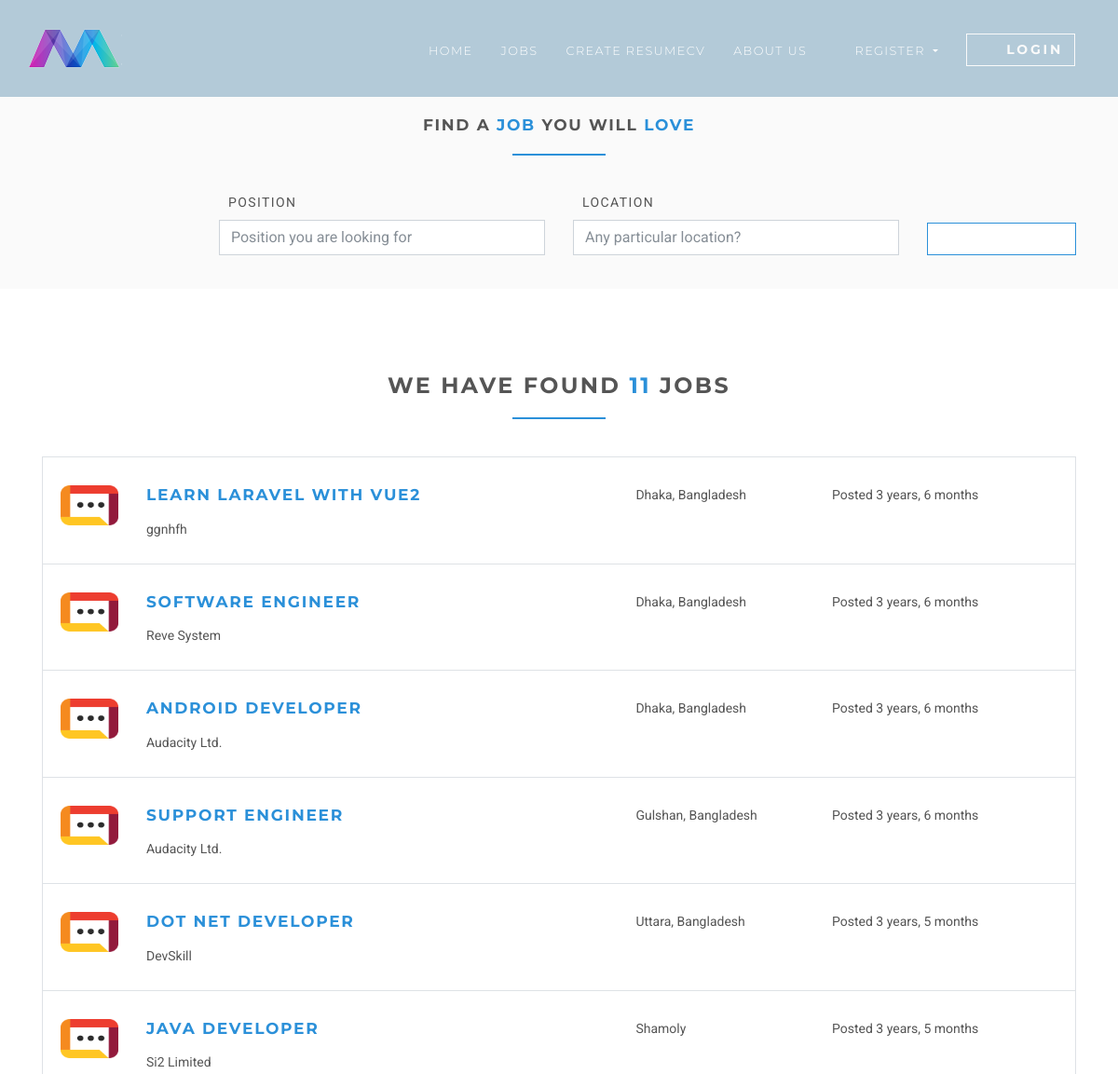
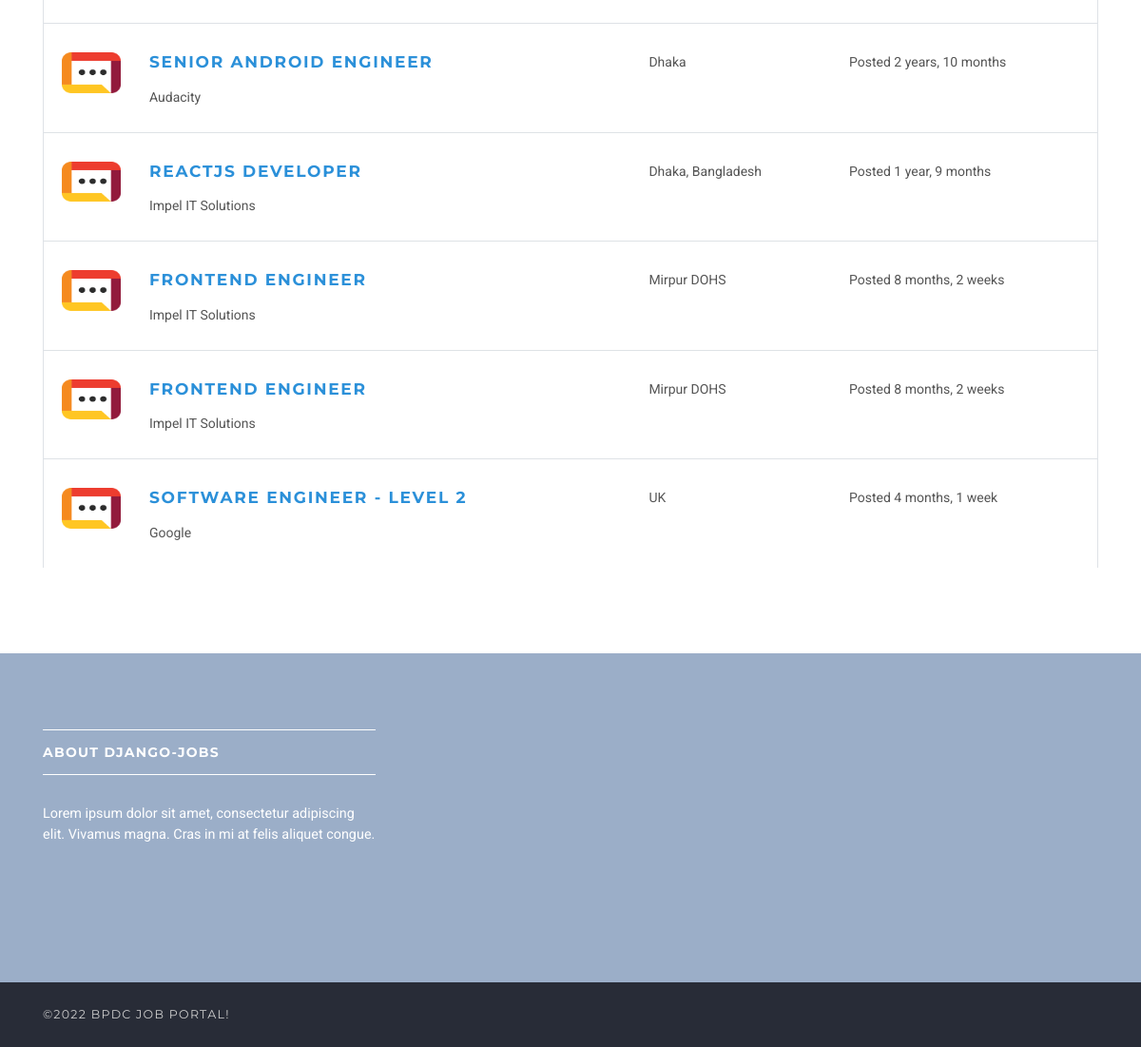
Before: /en/search/ with the older database file (2 pictures, top to bottom).
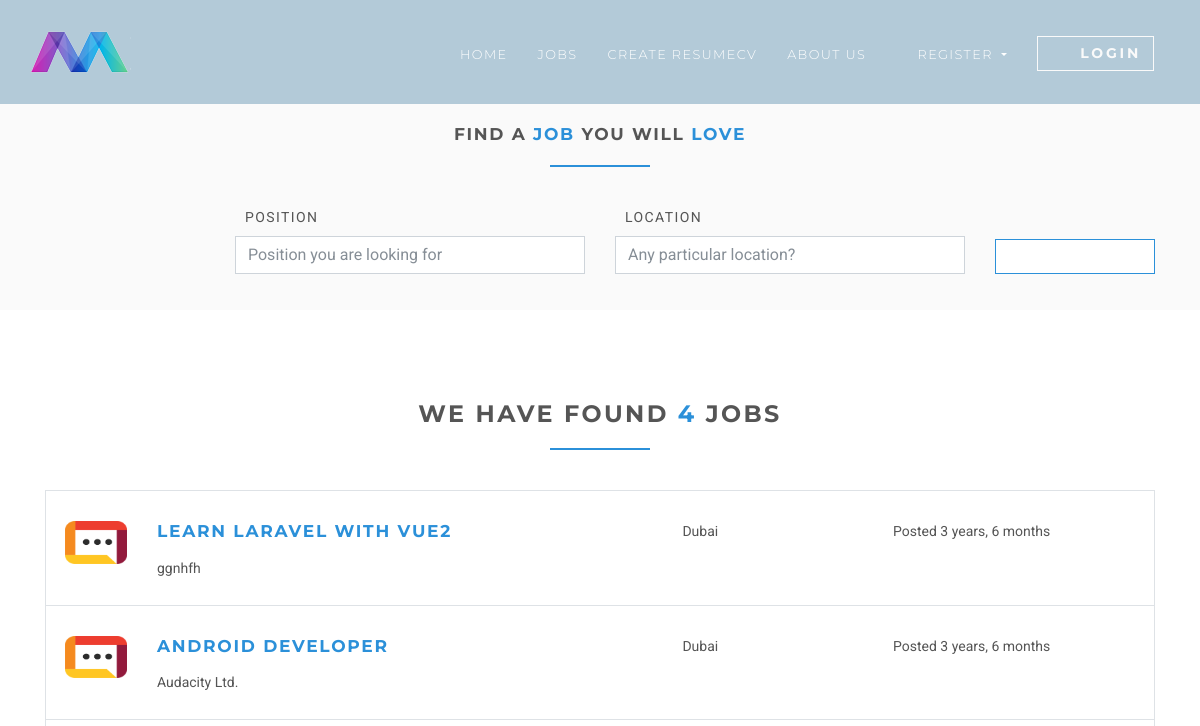
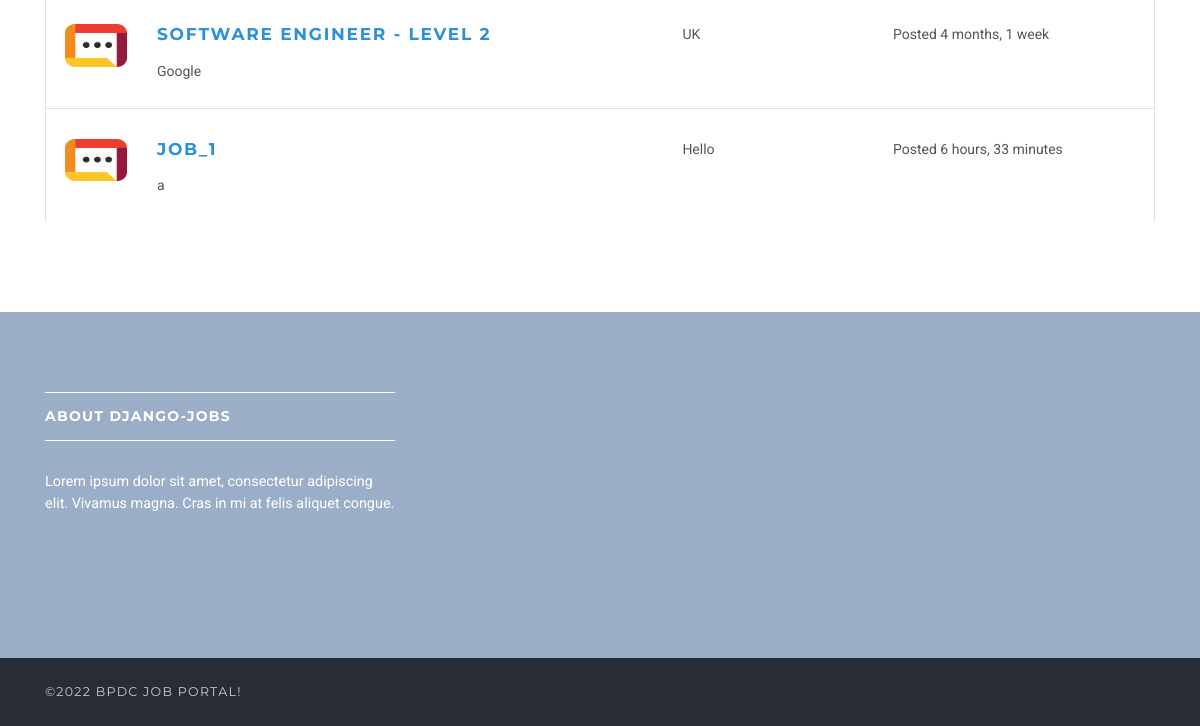
After: the same page with the newer database file (2 pictures, top to bottom).
### jobsapp/models.py (models this page shows, shortened)
class Job(models.Model):
    user = models.ForeignKey(User, on_delete=models.CASCADE)
    title = models.CharField(max_length=300)
    description = models.TextField()
    location = models.CharField(max_length=150)
    type = models.CharField(choices=JOB_TYPE, max_length=10)
    category = models.CharField(max_length=100)
    last_date = models.DateTimeField()
    company_name = models.CharField(max_length=100)
    company_description = models.CharField(max_length=300)
    website = models.CharField(max_length=100, default="")
    created_at = models.DateTimeField(default=timezone.now)
    filled = models.BooleanField(default=False)
    salary = models.IntegerField(default=0, blank=True)
    tags = models.ManyToManyField(Tag)
    objects = JobManager()
    class Meta:
        ordering = ["id"]

### jobsapp/views/home.py (the view)
# urls.py: path("search/", SearchView.as_view(), name="search"),
class SearchView(ListView):
    model = Job
    template_name = "jobs/search.html"
    context_object_name = "jobs"
    def get_queryset(self):
        return self.model.objects.filter(
            location__contains=self.request.GET.get("location", ""),
            title__contains=self.request.GET.get("position", ""),
        )

### templates/jobs/search.html (shortened to what this page needs)
{% extends 'base.html' %}
{% load static %}
{% block content %}
    <section class="job-form-section job-form-section--compressed">
        <div class="container">
            <h4 class="heading">Find a <span class="accent">job </span> you will <span class="accent">love</span></h4>
            <form id="job-main-form" method="get" action="#" class="job-main-form">
                <div class="controls">
                    <div class="row align-items-end">
                        <div class="col-sm-1 col-lg-2"></div>
                        <div class="col-sm-5 col-lg-4 form-group">
                            <label for="profession">Position</label>
                            <input type="text" id="position" name="position"
                                   placeholder="Position you are looking for" class="form-control">
                        </div>
                        <div class="col-sm-5 col-lg-4 form-group">
                            <label for="location">Location</label>
                            <input type="text" id="location" name="location" placeholder="Any particular location?"
                                   value="" class="form-control">
                        </div>
                        <div class="col-sm-1 col-lg-2 form-group">
                            <button type="submit" name="name"
                                    class="btn btn-outline-white-primary job-main-form__button">
                                <i class="fa fa-search"></i>
                            </button>
                        </div>
                    </div>
                </div>
            </form>
        </div>
    </section>
    <section>
        <div class="container">
            <h3 class="heading">We have found <span class="accent">{{ jobs.count }}</span> jobs</h3>
            {% for job in jobs %}
                <div class="job-listing  ">
                    <div class="row">
                        <div class="col-md-12 col-lg-6">
                            <div class="row">
                                <div class="col-2">
                                    <img src="{% static 'img/company-1.png' %}"
                                         alt="Ipsioou " class="img-fluid">
                                </div>
                                <div class="col-10">
                                    <h4 class="job__title"><a
                                            href="{% url 'jobs:jobs-detail' job.id %}">{{ job.title }}</a></h4>
                                    <p class="job__company">
                                        {{ job.company_name }}
                                    </p>
                                </div>
                            </div>
                        </div>
                        <div class="col-10 col-md-3 col-lg-2 ml-auto"><i class="fa fa-map-marker job__location"></i>
                            {{ job.location }}
                        </div>
                        <div class="col-10 col-md-3 col-lg-3 ml-auto">
                            <p>Posted {{ job.created_at|timesince }}</p>
                        </div>
                    </div>
                </div>
            {% endfor %}
        </div>
    </section>
{% endblock %}

Changed rows visible on the page:
removed Job: title "SOFTWARE ENGINEER", company_name "Reve System", location "Dhaka, Bangladesh", created_at "3 years, 6 months"
removed Job: title "SUPPORT ENGINEER", company_name "Audacity Ltd.", location "Gulshan, Bangladesh", created_at "3 years, 6 months"
removed Job: title "DOT NET DEVELOPER", company_name "DevSkill", location "Uttara, Bangladesh", created_at "3 years, 5 months"
removed Job: title "JAVA DEVELOPER", company_name "Si2 Limited", location "Shamoly", created_at "3 years, 5 months"
removed Job: title "SENIOR ANDROID ENGINEER", company_name "Audacity", location "Dhaka", created_at "2 years, 10 months"
removed Job: title "REACTJS DEVELOPER", company_name "Impel IT Solutions", location "Dhaka, Bangladesh", created_at "1 year, 9 months"
removed Job: title "FRONTEND ENGINEER", company_name "Impel IT Solutions", location "Mirpur DOHS", created_at "8 months, 2 weeks"
removed Job: title "FRONTEND ENGINEER", company_name "Impel IT Solutions", location "Mirpur DOHS", created_at "8 months, 2 weeks"
changed Job "LEARN LARAVEL WITH VUE2": location "Dhaka, Bangladesh" → "Dubai"
changed Job "ANDROID DEVELOPER": location "Dhaka, Bangladesh" → "Dubai"
added Job: title "JOB_1", company_name "a", location "Hello", created_at "6 hours, 33 minutes"
Other visible differences:
{{ jobs.count }}: "11" → "4"
